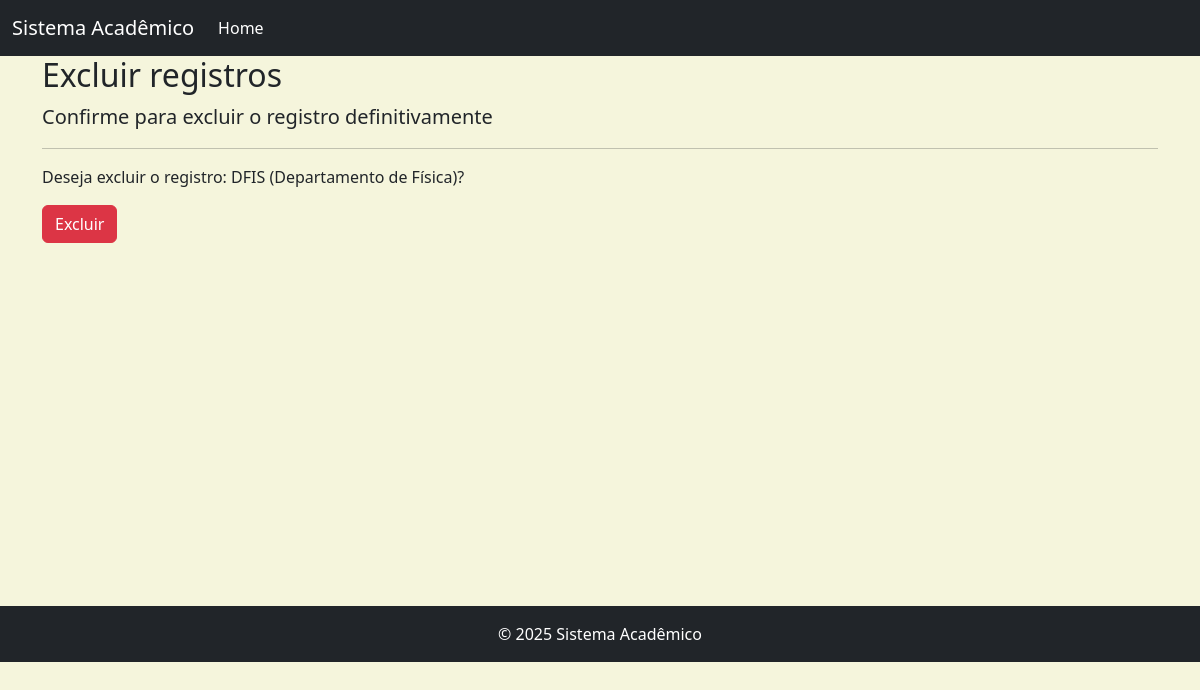
Before: /excluir/departamento/3 with the older database file.
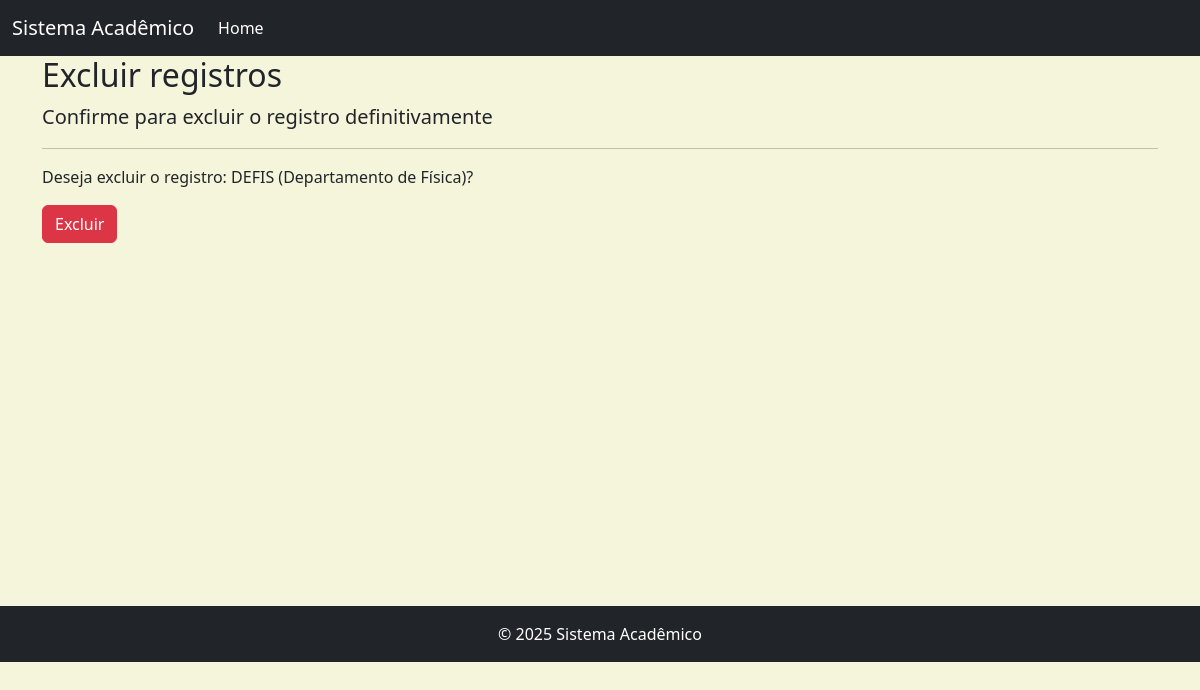
After: the same page with the newer database file.
### cadastros/models.py (models this page shows)
class Departamento(models.Model):
    nome = models.CharField(max_length=50)
    sigla = models.CharField(max_length=5)
    def __str__(self):
        return "{} ({})".format(self.sigla, self.nome)

### cadastros/views.py (the view)
class DepartamentoDelete(DeleteView):
    model = Departamento
    template_name = 'cadastros/form-excluir.html'
    success_url = reverse_lazy('inicio')

### cadastros/templates/cadastros/form-excluir.html (shortened to what this page needs)
{% extends 'paginas/base.html' %}
{% load static %}
{% block conteudo %}
<h2>Excluir registros</h2>
<p class="lead">Confirme para excluir o registro definitivamente</p>
<hr>
<form action="" method="POST">
    <p>Deseja excluir o registro: {{ object }}?</p>
    <button type="submit" class="btn btn-danger">Excluir</button>
</form>
{% endblock %}

### paginas/templates/paginas/base.html (shortened to what this page needs)
{% load static %}
<!DOCTYPE html>
<html lang="pt-br">
<head>
    <link rel="stylesheet" href="https://cdn.jsdelivr.net/npm/bootstrap@5.2.3/dist/css/bootstrap.min.css">
    <link rel="stylesheet" href="{% static 'css/style.css' %}">
</head>
<body>
    <nav class="navbar navbar-expand-lg navbar-dark bg-dark">
        <div class="container-fluid">
            <a class="navbar-brand" href="#">Sistema Acadêmico</a>
            <div class="collapse navbar-collapse" id="navbarNav">
                <ul class="navbar-nav">
                    <li class="nav-item">
                        <a class="nav-link active" aria-current="page" href="#">Home</a>
                    </li>
                </ul>
            </div>
        </div>
    </nav>
    <div class="container">
        {% block conteudo %}{% endblock %}
    </div>
    <footer class="footer mt-auto py-3 bg-dark">
        <div class="rodape">
            {% block rodape %}
            <span class="text-bg-dark">© 2025 Sistema Acadêmico</span>
            {% endblock %}
        </div>
    </footer>
</body>
</html>

### static/css/style.css (style rules this page uses)
body { background-color: beige; }
.container { min-height: 550px; }
.rodape { text-align: center; }

Changed rows visible on the page:
changed Departamento: sigla+nome "DFIS (Departamento de Física)" → "DEFIS (Departamento de Física)"
